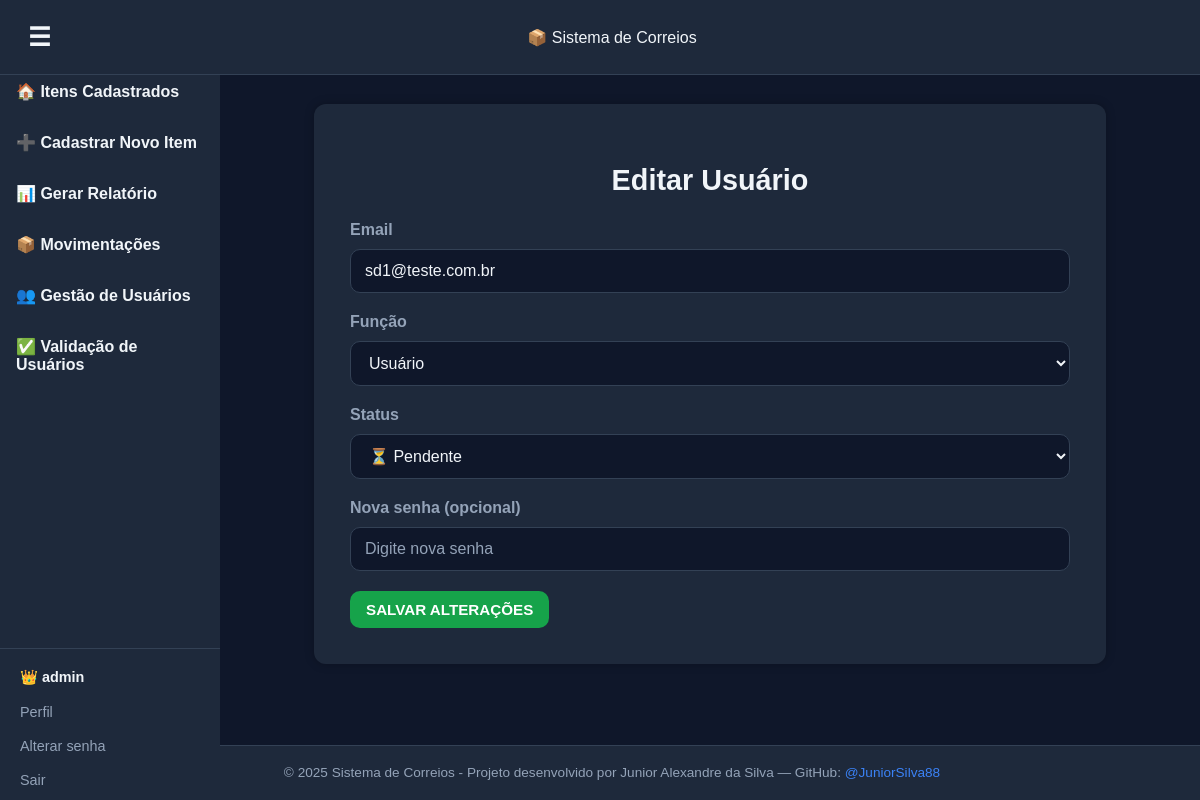
/edit_user/2 (signed in), run on the app's committed database.
### app.py (models this page shows, shortened)
class User(UserMixin, db.Model):
    id = db.Column(db.Integer, primary_key=True)
    username = db.Column(db.String(80), unique=True, nullable=False)
    email = db.Column(db.String(120), unique=True, nullable=False)
    password_hash = db.Column(db.String(200), nullable=False)
    role = db.Column(db.String(20), default="user")  # "user" ou "admin"
    status = db.Column(db.String(20), default="pendente")  # <<< NOVO: pendente, ativo, inativo

### app.py (the view, shortened to what this page needs)
@app.route("/edit_user/<int:user_id>", methods=["GET", "POST"])
@admin_required   # <<< Apenas admin pode editar outros usuários
def edit_user(user_id):
    user = User.query.get_or_404(user_id)
    return render_template("edit_user.html", user=user)

### app.py (called while the page is built)
def admin_required(f):
    @wraps(f)
    def decorated_function(*args, **kwargs):
        if not current_user.is_authenticated or current_user.role != "admin":
            flash("Acesso restrito a administradores.", "error")
            return redirect(url_for("index"))
        return f(*args, **kwargs)
    return decorated_function

@login_manager.user_loader
def load_user(user_id):
    return User.query.get(int(user_id))

### templates/edit_user.html (shortened to what this page needs)
{% extends "base.html" %}
{% block content %}
<section class="form-card">
  <h2>Editar Usuário</h2>
  <form method="post">
    <div class="form-group">
      <label>Email</label>
      <input type="email" name="email" value="{{ user.email }}" required>
    </div>
    <div class="form-group">
      <label>Função</label>
      <select name="role">
        <option value="user" {% if user.role == "user" %}selected{% endif %}>Usuário</option>
      </select>
    </div>
    <div class="form-group">
      <label>Status</label>
      <select name="status">
        <option value="pendente" {% if user.status == "pendente" %}selected{% endif %}>⏳ Pendente</option>
      </select>
    </div>
    <div class="form-group">
      <label>Nova senha (opcional)</label>
      <input type="password" name="password" placeholder="Digite nova senha">
    </div>
    <button type="submit" class="btn-primary">Salvar alterações</button>
  </form>
</section>
{% endblock %}

### templates/base.html (shortened to what this page needs)
<!DOCTYPE html>
<html lang="pt-BR">
<head>
    <link rel="stylesheet" href="{{ url_for('static', filename='style.css') }}">
    <link rel="stylesheet" href="https://cdnjs.cloudflare.com/ajax/libs/font-awesome/6.4.0/css/all.min.css">
</head>
<body>
  <header>
    <div class="header-left">
      <button class="menu-toggle" onclick="toggleSidebar()">☰</button>
    </div>
    <div class="header-center">
      <span class="logo">📦 Sistema de Correios</span>
    </div>
  </header>
  <aside class="sidebar" id="sidebar">
    <nav>
      <ul>
        <li><a href="{{ url_for('index') }}">🏠 Itens Cadastrados</a></li>
        <li><a href="{{ url_for('new_item') }}">➕ Cadastrar Novo Item</a></li>
        <li><a href="{{ url_for('report') }}">📊 Gerar Relatório</a></li>
        {% if current_user.role == "admin" %}
          <li><a href="{{ url_for('movimentacoes') }}">📦 Movimentações</a></li>
          <li><a href="{{ url_for('create_user') }}">👥 Gestão de Usuários</a></li>
          <li><a href="{{ url_for('validate_users') }}">✅ Validação de Usuários</a></li>
        {% endif %}
      </ul>
    </nav>
    {% if current_user.is_authenticated %}
    <div class="sidebar-user">
      <div class="user-info">
        {% if current_user.role == "admin" %}
          👑 {{ current_user.username }}
        {% else %}
          👤 {{ current_user.username }}
        {% endif %}
      </div>
      <div class="user-actions">
        <a href="{{ url_for('profile') }}">Perfil</a>
        <a href="{{ url_for('change_password') }}">Alterar senha</a>
        <a href="{{ url_for('logout') }}">Sair</a>
      </div>
    </div>
    {% endif %}
  </aside>
  <main class="content-container" id="content">
    {% block content %}{% endblock %}
  </main>
  <footer>
    <p>&copy; 2025 Sistema de Correios - Projeto desenvolvido por Junior Alexandre da Silva — GitHub:
      <a href="https://github.com/JuniorSilva88" target="_blank">@JuniorSilva88</a>
    </p>
  </footer>
</body>
</html>

### static/style.css (style rules this page uses)
:root { --bg: #0f172a; --panel: #1e293b; --text: #f1f5f9; --muted: #94a3b8; --border: #334155; --primary: #16a34a; --primary-dark: #15803d; --danger: #ef4444; --danger-dark: #b91c1c; --info: #3b82f6; --info-dark: #1e40af; --header-height: 60px; --font-base: 1rem; --font-sm: 0.9rem; --font-xs: 0.85rem; }
body { background-color: var(--bg); color: var(--text); font-family: Arial, sans-serif; margin: 0; padding: 0; }
header { display: grid; grid-template-columns: 1fr auto 1fr; align-items: center; padding: 12px; background-color: var(--panel); border-bottom: 1px solid var(--border); position: fixed; top: 0; left: 0; width: 100%; z-index: 2000; overflow: visible; }
footer { position: fixed; bottom: 0; left: 0; width: 100%; background-color: var(--panel); color: var(--muted); text-align: center; padding: 6px 12px; font-size: 0.85rem; border-top: 1px solid var(--border); z-index: 999; height: auto; line-height: normal; white-space: normal; overflow: visible; text-overflow: unset; }
footer a { color: var(--info); text-decoration: none; }
.menu-toggle { justify-self: start; background: none; border: none; font-size: 1.6rem; color: var(--text); cursor: pointer; }
.sidebar { position: fixed; top: 0; left: 0; width: 220px; height: calc(100vh - 40px); background-color: var(--panel); padding-top: var(--header-height); transition: left 0.3s ease; z-index: 1000; display: flex; flex-direction: column; justify-content: space-between; overflow-y: auto; }
.sidebar nav ul { list-style: none; padding: 0; margin: 0; }
.sidebar nav ul li { margin: 12px 0; }
.sidebar nav ul li a { color: var(--text); text-decoration: none; font-weight: bold; padding: 10px 16px; display: block; border-radius: 6px; }
.sidebar-user { margin-top: auto; padding: 20px; border-top: 1px solid var(--border); font-size: var(--font-sm); background-color: var(--panel); flex-shrink: 0; }
.sidebar-user .user-info { margin-bottom: 12px; font-weight: bold; color: var(--text); }
.sidebar-user .user-actions a { display: block; color: var(--muted); text-decoration: none; margin: 6px 0; padding: 6px 0; }
.content-container { margin-left: 220px; transition: margin-left 0.3s ease; padding: 40px 20px; }
main { max-width: 95vw; margin: 0 auto; }
.form-card { background-color: var(--panel); padding: 36px; border-radius: 12px; box-shadow: 0 0 10px rgba(0,0,0,0.25); max-width: 720px; margin: 40px auto; color: var(--text); text-align: left; }
.form-card h2 { margin-bottom: 24px; text-align: center; font-size: 1.8rem; }
.form-group { display: flex; flex-direction: column; gap: 10px; margin-bottom: 20px; }
.form-group label { font-weight: bold; color: var(--muted); }
.form-group input, .form-group select { padding: 12px 14px; border: 1px solid var(--border); border-radius: 10px; background-color: var(--bg); color: var(--text); font-size: 1rem; }
.form-group input::placeholder { color: var(--muted); }
button, .btn-primary, .btn-secondary, a.btn-primary, a.btn-secondary, a.btn-out, a.btn-in, a.btn-info { font-family: Arial, sans-serif; font-size: 0.95rem; font-weight: bold; text-transform: uppercase; padding: 10px 16px; border-radius: 10px; cursor: pointer; transition: background 0.3s ease, color 0.3s ease, border-color 0.3s ease; text-decoration: none; display: inline-block; }
.btn-primary, a.btn-primary, a.btn-in, .filter-form button { background-color: var(--primary); color: #fff; border: none; }
.content-container { padding-top: 64px; padding-bottom: 80px; }

### data on the page
User: username "admin"
User: email "sd1@teste.com.br", role "Usuário"
